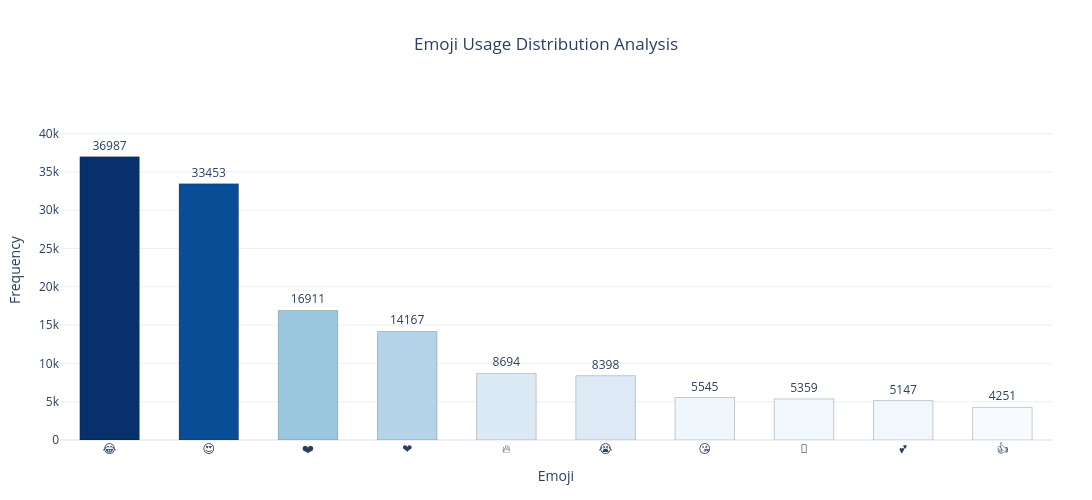

Notebook source saved alongside this figure:
### Markdown cell above
<div style="background: #fff3e0; border-left: 5px solid #E65100; padding: 14px 18px; border-radius: 0 10px 10px 0; margin: 8px 0 12px 0; font-family: Segoe UI, sans-serif; font-size: 0.97em; line-height: 1.7;">
🔹 <strong>What this cell does:</strong> Builds a Plotly interactive bar chart showing the <strong>Top 10 Most Used Emojis</strong>.<br>🔹 Bars are coloured by frequency (Blues scale), with count labels displayed above each bar.<br>⚠️ <em>Note:</em> <code>df</code> is reassigned here to a new emoji DataFrame — this overwrites the original comments DataFrame.
</div>

### Code cell
# DataFrame
df2 = pd.DataFrame({
    'Emoji': emojis,
    'Frequency': counts
}).sort_values(by='Frequency', ascending=False)

fig = px.bar(
    df2,
    x='Emoji',
    y='Frequency',
    color='Frequency',
    color_continuous_scale='Blues',
    text='Frequency',
    title='Emoji Usage Distribution Analysis'
)

# Make bars thicker
fig.update_traces(
    width=0.6,  # increase this (default ~0.4)
    textposition='outside',
    cliponaxis=False,
    marker_line_width=1,
    marker_line_color='rgba(0,0,0,0.2)',
    hovertemplate='<b>%{x}</b><br>Count: %{y}<extra></extra>'
)

# Y-axis (5k gap + spacing)
max_val = max(counts)
fig.update_yaxes(
    tickmode='linear',
    tick0=0,
    dtick=5000,
    range=[0, max_val * 1.2]
)

# Layout (more horizontal space = longer bars visually)
fig.update_layout(
    title={'text': 'Emoji Usage Distribution Analysis', 'x': 0.5},
    xaxis_title='Emoji',
    yaxis_title='Frequency',
    template='plotly_white',
    coloraxis_showscale=False,
    margin=dict(t=100, b=60, l=60, r=40),
    width=1500,   # increase width (important)
    height=500
)

fig.show()

### Figure 1 — Plotly figure (JSON) as saved in the notebook; plotly's stock layout.template omitted (floating-point values rounded to 4 significant figures)
{"data": [{"cliponaxis": false, "hovertemplate": "<b>%{x}</b><br>Count: %{y}<extra></extra>", "legendgroup": "", "marker": {"color": [36987, 33453, 16911, 14167, 8694, 8398, 5545, 5359, 5147, 4251], "coloraxis": "coloraxis", "line": {"color": "rgba(0,0,0,0.2)", "width": 1}, "pattern": {"shape": ""}}, "name": "", "orientation": "v", "showlegend": false, "text": [36990.0, 33450.0, 16910.0, 14170.0, 8694.0, 8398.0, 5545.0, 5359.0, 5147.0, 4251.0], "textposition": "outside", "type": "bar", "width": 0.6, "x": ["😂", "😍", "❤️", "❤", "🔥", "😭", "😘", "💖", "💕", "👍"], "xaxis": "x", "y": [36987, 33453, 16911, 14167, 8694, 8398, 5545, 5359, 5147, 4251], "yaxis": "y"}], "layout": {"barmode": "relative", "coloraxis": {"colorbar": {"title": {"text": "Frequency"}}, "colorscale": [[0, "rgb(247,251,255)"], [0.125, "rgb(222,235,247)"], [0.25, "rgb(198,219,239)"], [0.375, "rgb(158,202,225)"], [0.5, "rgb(107,174,214)"], [0.625, "rgb(66,146,198)"], [0.75, "rgb(33,113,181)"], [0.875, "rgb(8,81,156)"], [1, "rgb(8,48,107)"]], "showscale": false}, "height": 500, "legend": {"tracegroupgap": 0}, "margin": {"b": 60, "l": 60, "r": 40, "t": 100}, "title": {"text": "Emoji Usage Distribution Analysis", "x": 0.5}, "width": 1500, "xaxis": {"anchor": "y", "domain": [0, 1], "title": {"text": "Emoji"}}, "yaxis": {"anchor": "x", "domain": [0, 1], "dtick": 5000, "range": [0, 44380.0], "tick0": 0, "tickmode": "linear", "title": {"text": "Frequency"}}}}
